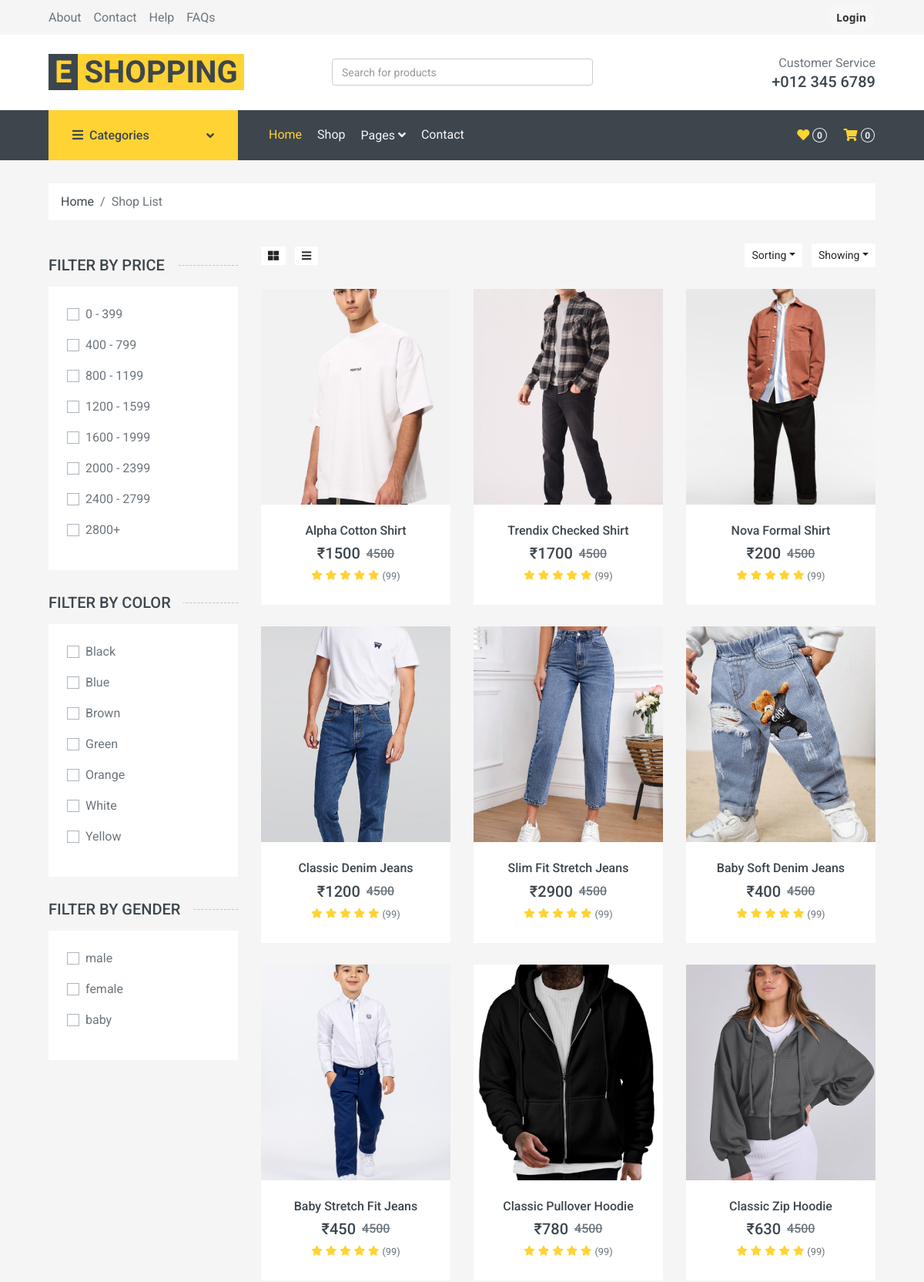
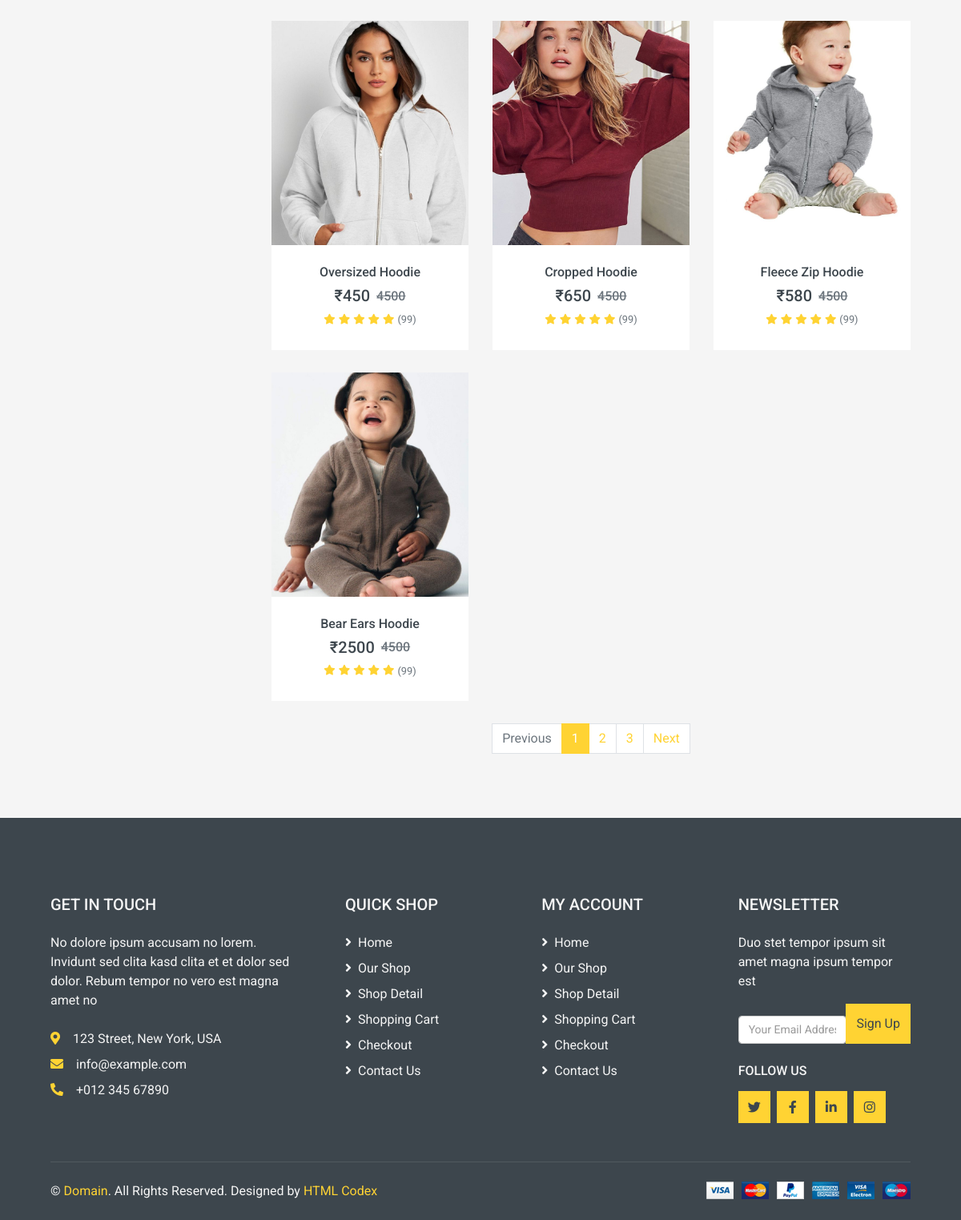
Screenshot of /User/shop.php with the database file from the repository (2 pictures, top to bottom).
### tables this page shows
CREATE TABLE `product` (
  `product_id` int(11) NOT NULL,
  `name` varchar(250) NOT NULL,
  `description` varchar(250) NOT NULL,
  `image` varchar(255) NOT NULL,
  `price` int(250) NOT NULL,
  `additional_description` longtext NOT NULL,
  `gender` enum('male','female','baby') NOT NULL,
  `cat_id` int(11) NOT NULL COMMENT '1="shirts"',
  `color_id` int(11) DEFAULT NULL,
  `discount_price` decimal(10,2) DEFAULT NULL,
  `is_date` timestamp NOT NULL DEFAULT current_timestamp(),
  `is_active` tinyint(1) NOT NULL DEFAULT 0
);

### User/shop.php (the view, shortened to what this page needs)
<?php
include_once 'includes/header.php';
include_once 'includes/topbar.php';
include_once 'includes/navbar.php';
?>
<div class="container-fluid">
    <div class="row px-xl-5">
        <div class="col-12">
            <nav class="breadcrumb bg-light mb-30">
                <a class="breadcrumb-item text-dark" href="index.php">Home</a>
                <span class="breadcrumb-item active">Shop List</span>
            </nav>
        </div>
    </div>
</div>
<div class="container-fluid">
    <div class="row px-xl-5">
        <?php include_once 'includes/shop_sidebar.php' ?>
        <div class="col-lg-9 col-md-8">
            <div class="row pb-3">
                <div class="col-12 pb-1">
                    <div class="d-flex align-items-center justify-content-between mb-4">
                        <div>
                            <button class="btn btn-sm btn-light"><i class="fa fa-th-large"></i></button>
                            <button class="btn btn-sm btn-light ml-2"><i class="fa fa-bars"></i></button>
                        </div>
                        <div class="ml-2">
                            <div class="btn-group">
                                <button type="button" class="btn btn-sm btn-light dropdown-toggle" data-toggle="dropdown">Sorting</button>
                            </div>
                            <div class="btn-group ml-2">
                                <button type="button" class="btn btn-sm btn-light dropdown-toggle" data-toggle="dropdown">Showing</button>
                            </div>
                        </div>
                    </div>
                </div>
                <div class="container" id="price_data">
                    <div class="row">
                        <?php
                        $category_select = "select * from product";
                        $result_select = mysqli_query($con_query, $category_select);
                        if ($rows = mysqli_num_rows($result_select) > 0) {
                            while ($data = mysqli_fetch_assoc($result_select)) {
                        ?>
                                <div class="col-lg-4 col-md-6 col-sm-12 pb-1">
                                    <div class="product-item bg-light mb-4">
                                        <div class="product-img position-relative overflow-hidden">
                                            <img class="img-fluid w-100" style="max-height: 280px; object-fit: cover;" src="../Admin/assets/img/product/<?php echo $data['image']; ?>" alt="">
                                            <div class="product-action">
                                            </div>
                                        </div>
                                        <div class="text-center py-4">
                                            <a class="h6 text-decoration-none text-truncate" href=""><?php echo $data['name']; ?></a>
                                            <div class="d-flex align-items-center justify-content-center mt-2">
                                                <h5><?php echo "₹" . $data['price']; ?></h5>
                                                <h6 class="text-muted ml-2"><del>4500</del></h6>
                                            </div>
                                            <div class="d-flex align-items-center justify-content-center mb-1">
                                                <small class="fa fa-star text-primary mr-1"></small>
                                                <small class="fa fa-star text-primary mr-1"></small>
                                                <small class="fa fa-star text-primary mr-1"></small>
                                                <small class="fa fa-star text-primary mr-1"></small>
                                                <small class="fa fa-star text-primary mr-1"></small>
                                                <small>(99)</small>
                                            </div>
                                        </div>
                                    </div>
                                </div>
                        <?php
                            }
                        } else {
                            echo "No records available";
                        }
                        ?>
                    </div>
                </div>
                <div class="col-12" id="pagination">
                    <nav>
                        <ul class="pagination justify-content-center">
                            <li class="page-item disabled"><a class="page-link" href="#">Previous</span></a></li>
                            <li class="page-item active"><a class="page-link" href="#">1</a></li>
                            <li class="page-item"><a class="page-link" href="#">2</a></li>
                            <li class="page-item"><a class="page-link" href="#">3</a></li>
                            <li class="page-item"><a class="page-link" href="#">Next</a></li>
                        </ul>
                    </nav>
                </div>
            </div>
        </div>
    </div>
</div>
<?php
include_once 'includes/footer.php';
?>

### rows the page displays
product: image (picture), name "Alpha Cotton Shirt", price "1500"
product: image (picture), name "Trendix Checked Shirt", price "1700"
product: image (picture), name "Nova Formal Shirt", price "200"
product: image (picture), name "Classic Denim Jeans", price "1200"
product: image (picture), name "Slim Fit Stretch Jeans", price "2900"
product: image (picture), name "Baby Soft Denim Jeans", price "400"
product: image (picture), name "Baby Stretch Fit Jeans", price "450"
product: image (picture), name "Classic Pullover Hoodie", price "780"
product: image (picture), name "Classic Zip Hoodie", price "630"
product: image (picture), name "Oversized Hoodie", price "450"
product: image (picture), name "Cropped Hoodie", price "650"
product: image (picture), name "Fleece Zip Hoodie", price "580"
product: image (picture), name "Bear Ears Hoodie", price "2500"

### other values shown
$range_label "0 - 399"
$range_label "400 - 799"
$range_label "800 - 1199"
$range_label "1200 - 1599"
$range_label "1600 - 1999"
$range_label "2000 - 2399"
$range_label "2400 - 2799"
$range_label "2800+"
$color_name "Black"
$color_name "Blue"
$color_name "Brown"
$color_name "Green"
$color_name "Orange"
$color_name "White"
$color_name "Yellow"
